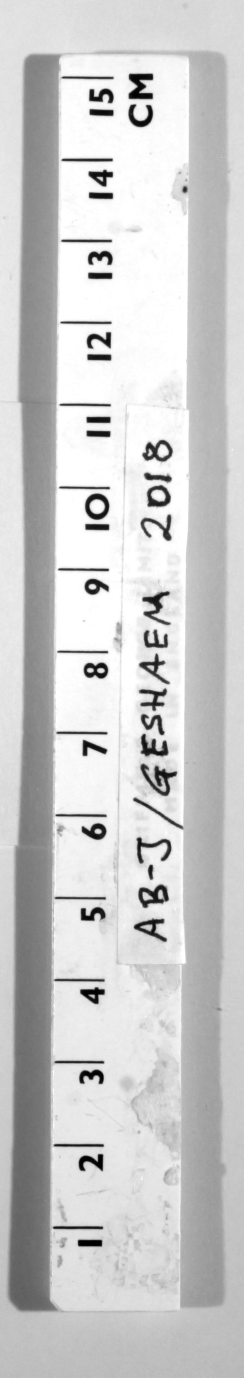
#> input picture regle.png, 488 x 2755 px (shown at 1/2 size)
$ python threshold.py ../../regle.png   (Python 2 division)   (older library calls are emulated)
#> lines starting #> are read from the running program, lines starting #| are printed output that depends on the picture; after the words box and inside, x2 and y2 are one past the last pixel; in counts of white or black regions, pixels touching at a corner belong together
### old/shapeExtraction/segmentation.py
import cv2, numpy as np
from steerableFilterALCM import steerableFilterALCM

# [20 lines left out: function reconnectContours, not called in this run]

def thresholdSegmentation(im, blurSize, ellipseSize, debug=False, threshSize=25, threshOffset=2):
    blur = im.copy()
    blur = cv2.medianBlur(blur, blurSize)
    blur = cv2.GaussianBlur(blur, (blurSize, blurSize), 0, 0)

    thresh = cv2.adaptiveThreshold(blur,255,cv2.ADAPTIVE_THRESH_MEAN_C, cv2.THRESH_BINARY_INV,threshSize,threshOffset)

    #contour reconstruction
    a = ellipseSize
    b = a/2
    ALCM = reconnectContours(thresh, a, b)

    ALCM_bak = ALCM.copy()
    _, contours, _ = cv2.findContours(ALCM, cv2.RETR_EXTERNAL, cv2.CHAIN_APPROX_NONE)
    mask = np.zeros(im.shape, im.dtype)
    frag = [max(contours, key = cv2.contourArea)]
    cv2.drawContours(mask, frag, -1, 255, -1)

    # [9 lines of commented-out code are left out]

    return mask, blur, thresh, ALCM_bak

# [24 lines left out: functions loadSegmentationMask, segmentationDiff, not called in this run]

### old/shapeExtraction/threshold.py
import numpy as np, cv2, sys, argparse
import threading, time
from segmentation import thresholdSegmentation
from segmentation import segmentationDiff
print(cv2.__version__)

def newWindow(name, width, height):
    cv2.namedWindow(name, cv2.WINDOW_NORMAL)
    cv2.resizeWindow(name, width, height)


def process():
    global mask
    global blur
    global thresh
    global ALCM
    global diff

    mask, blur, thresh, ALCM = thresholdSegmentation(gray, blurSize, ellipseSize, args.steps, thresholdSize, thresholdOffset)
    if(args.groundTruth):
        diff, _, _, _, _, _ = segmentationDiff(groundTruth, mask)

def displayDst():
    if(args.groundTruth):
        cv2.imshow("dst", cv2.addWeighted(diff, maskOpacity, im, 1-maskOpacity, 0))
    else:
        height, width = mask.shape[:2]
        maskRed = np.zeros((height, width, 3), mask.dtype)
        maskRed[:,:,2] = mask.copy()
        cv2.imshow("dst", cv2.addWeighted(maskRed, maskOpacity, im, 1-maskOpacity, 0))

    cv2.imshow("src", gray)


newWindow("mask", 800, 600)
newWindow("dst", 800, 600)
newWindow("src", 800,600)

# vars
blurSize = 15
ellipseSize = 60
maskOpacity = 0.5

argParser = argparse.ArgumentParser(description='thresholding segmentation approach')
argParser.add_argument('filename', type=str)
argParser.add_argument('--steps', action='store_true')
argParser.add_argument('-b', '--blurSize', type=int, default=blurSize)
argParser.add_argument('-e', '--ellipseSize', type=int, default=ellipseSize)
argParser.add_argument('--groundTruth', type=str)

args = argParser.parse_args()

filename = args.filename
print "Opening file :", filename

im = cv2.imread(filename)
#> im is the input picture: shape (2755, 488, 3); min 0, max 255, mean 203.2
gray = cv2.cvtColor(im, cv2.COLOR_BGR2GRAY)

mask = np.zeros(gray.shape, gray.dtype)
diff = im.copy()
if(args.steps):
    blur = im.copy()
    thresh = im.copy()
    ALCM = im.copy()
#diff = np.zeros(gray.shape, gray.dtype)
dst = np.zeros(gray.shape, gray.dtype)

if(args.groundTruth):
    groundTruth = cv2.cvtColor(cv2.imread(args.groundTruth), cv2.COLOR_BGR2GRAY)

overlay = np.zeros(gray.shape, gray.dtype)
h, w = gray.shape[:2]
#> h = 2755; w = 488
cv2.rectangle(overlay, (45, 5), (570, 130), (0,0,0), -1)
#> overlay: shape (2755, 488); every value is 0
cv2.putText(overlay, "Processing", (50, 80), cv2.FONT_HERSHEY_SIMPLEX, 3.0, (255,255,255), 3)
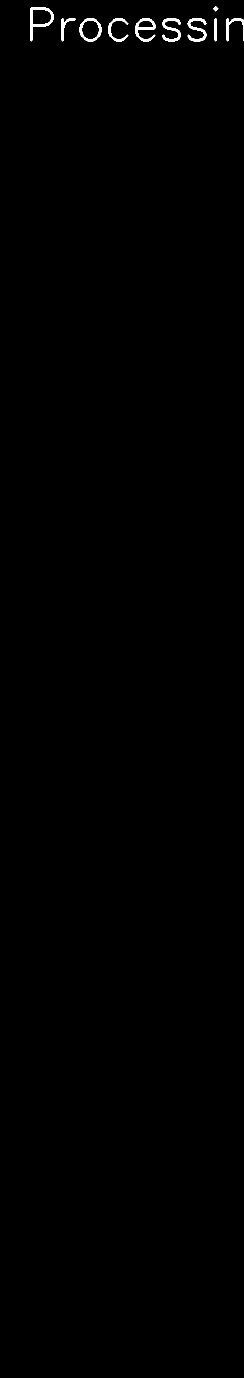
#> overlay: shape (2755, 488) (shown at 1/2 size); 0.38% white; 10 white regions, largest, box (x1, y1, x2, y2) and area: (60, 15, 107, 83) 823, (270, 36, 311, 83) 698, (324, 36, 362, 83) 663

if(args.steps):
    newWindow("blur", 800, 600)
    newWindow("threshold", 800, 600)
    newWindow("ALCM", 800, 600)
    # [5 lines of commented-out code are left out]

blurSize = args.blurSize
thresholdSize = 25
thresholdOffset = 2
ellipseSize = args.ellipseSize

def blurSizeChanged(val):
    global blurSize
    blurSize = val
    if(~blurSize%2):
        blurSize +=1
    global changed
    changed = True

def thresholdSizeChanged(val):
    global thresholdSize
    thresholdSize = val
    if(~thresholdSize%2):
        thresholdSize += 1
    global changed
    changed = True

def thresholdOffsetChanged(val):
    global thresholdOffset
    thresholdOffset = val
    global changed
    changed = True

def ellipseSizeChanged(val):
    global ellipseSize
    ellipseSize = val
    global changed
    changed = True

def opacityChanged(val):
    global maskOpacity
    maskOpacity = val/100.


cv2.createTrackbar("blur size", "mask", blurSize, 150, blurSizeChanged)
cv2.createTrackbar("threshold size", "mask", thresholdSize, 150, thresholdSizeChanged)
cv2.createTrackbar("threshold offset", "mask", thresholdOffset, 200, thresholdOffsetChanged)

cv2.createTrackbar("ellipse size", "mask", ellipseSize, 200, ellipseSizeChanged)

cv2.createTrackbar("opacity", "dst", int(maskOpacity*100), 100, opacityChanged)

changed = True
processing = False

def backgroundProcess():
    global changed
    global processing
    while(True):
        if(changed):
            changed = False
            processing = True
            process()
            processing = False
        time.sleep(0.05)


processThread = threading.Thread(name='process', target=backgroundProcess)
processThread.setDaemon(True)
processThread.start()

#process()
while(cv2.waitKey(50) == -1):
#> (key Esc is pressed here)
    if(processing):
        cv2.imshow("mask", cv2.addWeighted(mask, 0.8, overlay, 1, 0))
    else:
        cv2.imshow("mask", mask)

    displayDst()
    if(args.steps):
        cv2.imshow("blur", blur)
        cv2.imshow("threshold", thresh)
        cv2.imshow("ALCM", ALCM)
